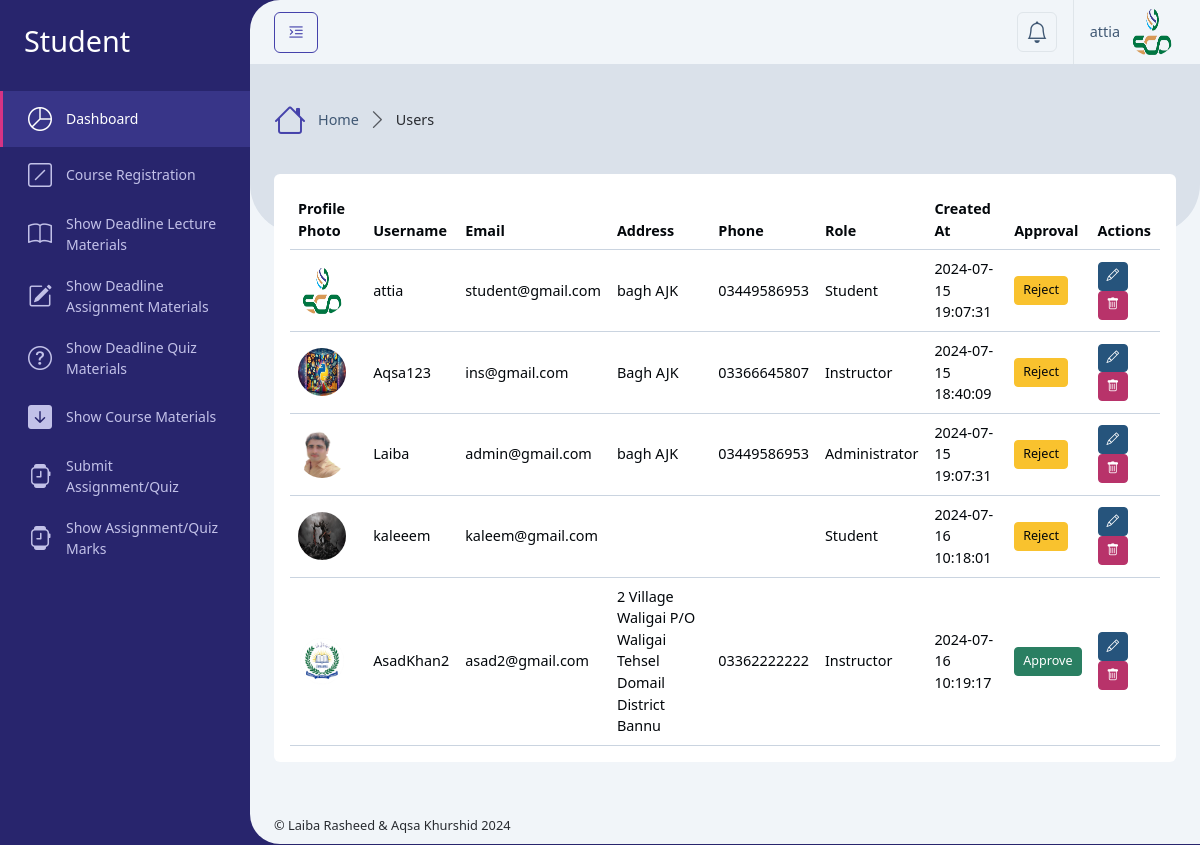
/Administrator/user.php (signed in), run on the app's committed database.
### tables this page shows
CREATE TABLE `users` (
  `id` int(11) NOT NULL,
  `username` varchar(50) NOT NULL,
  `email` varchar(100) NOT NULL,
  `address` varchar(255) DEFAULT NULL,
  `phone` varchar(20) DEFAULT NULL,
  `department` varchar(255) DEFAULT NULL,
  `student_semester` varchar(100) DEFAULT NULL,
  `instructor_education` varchar(255) DEFAULT NULL,
  `profile_photo` varchar(256) DEFAULT NULL,
  `password` varchar(255) NOT NULL,
  `role_id` int(11) NOT NULL,
  `isActive` tinyint(2) DEFAULT 0,
  `created_at` timestamp NOT NULL DEFAULT current_timestamp()
);

CREATE TABLE `roles` (
  `id` int(11) NOT NULL,
  `name` varchar(50) NOT NULL
);

### Administrator/user.php (called while the page is built, shortened)
<?php
    require '../Database/config.php';
    $user = getUserData($_SESSION['user_id']);
    $sql = "SELECT users.id, users.username, users.email, users.address, users.phone, users.profile_photo, users.password, users.role_id, users.isActive, users.created_at, roles.name as role_name
    FROM users
    JOIN roles ON users.role_id = roles.id";
    $result = $conn->query($sql);
    include '../setting/_Layout.php';
?>

### Database/config.php (called while the page is built, shortened)
<?php
    $servername = "localhost";
    $username = "root";
    $password = "";
    $dbname = "course_ms";
    $conn = new mysqli($servername, $username, $password, $dbname);
    function getUserData($user_id) {
        global $conn;
        $stmt = $conn->prepare("SELECT * FROM users WHERE id = ?");
        $stmt->bind_param("i", $user_id);
        $stmt->execute();
        $result = $stmt->get_result();
        return $result->fetch_assoc();
    }
?>

### Administrator/user_content.php (the view, shortened to what this page needs)
<div class="row">
    <div class="col-xxl-12">
        <div class="card mb-4">
            <div class="card-body">
                <div class="table-responsive">
                    <table class="table align-middle table-hover m-0">
                        <thead>
                            <tr>
                                <th scope="col">Profile Photo</th>
                                <th scope="col">Username</th>
                                <th scope="col">Email</th>
                                <th scope="col">Address</th>
                                <th scope="col">Phone</th>
                                <th scope="col">Role</th>
                                <th scope="col">Created At</th>
                                <th scope="col">Approval</th>
                                <th scope="col">Actions</th>
                            </tr>
                        </thead>
                        <tbody>
                            <?php
                            if ($result->num_rows > 0) {
                                while ($row = $result->fetch_assoc()) {
                                    ?>
                                    <tr>
                                        <th scope="row">
                                            <img class="rounded-circle img-3x me-2" src="../assets/uploads/<?php echo htmlspecialchars($row['profile_photo']); ?>" alt="Profile Photo" />
                                        </th>
                                        <td><?php echo htmlspecialchars($row['username']); ?></td>
                                        <td><?php echo htmlspecialchars($row['email']); ?></td>
                                        <td><?php echo htmlspecialchars($row['address']); ?></td>
                                        <td><?php echo htmlspecialchars($row['phone']); ?></td>
                                        <td><?php echo htmlspecialchars($row['role_name']); ?></td>
                                        <td><?php echo htmlspecialchars($row['created_at']); ?></td>
                                        <td>
                                            <?php if ($row['isActive'] == 0) { ?>
                                                <button class="btn btn-success btn-sm" data-bs-toggle="modal" data-bs-target="#approveUserModal" onclick="setApproveModalData(<?php echo $row['id']; ?>)">Approve</button>
                                            <?php } else { ?>
                                                <button class="btn btn-warning btn-sm" data-bs-toggle="modal" data-bs-target="#rejectUserModal" onclick="setRejectModalData(<?php echo $row['id']; ?>)">Reject</button>
                                            <?php } ?>
                                        </td>
                                        <td>
                                            <button class="btn btn-info btn-sm" data-bs-toggle="modal" data-bs-target="#editUserModal" onclick="setEditModalData(<?php echo htmlspecialchars(json_encode($row)); ?>)"><i class="bi bi-pencil"></i></button>
                                            <button class="btn btn-danger btn-sm" data-bs-toggle="modal" data-bs-target="#deleteUserModal" onclick="setDeleteModalData(<?php echo $row['id']; ?>)"><i class="bi bi-trash"></i></button>
                                        </td>
                                    </tr>
                                    <?php
                                }
                            } else {
                                ?>
                                <tr>
                                    <td colspan="9">No users found.</td>
                                </tr>
                                <?php
                            }
                            ?>
                        </tbody>
                    </table>
                </div>
            </div>
        </div>
    </div>
</div>

### setting/_Header.php (shortened to what this page needs)
<div class="app-header d-flex align-items-center">
    <div class="d-flex">
        <button class="btn btn-outline-primary me-2 pin-sidebar" id="pin-sidebar">
            <i class="bi bi-text-indent-left fs-5"></i>
        </button>
    </div>
    <div class="header-actions">
        <div class="dropdown ms-2">
            <a class="dropdown-toggle d-flex p-2 border rounded-2" href="#!" role="button" data-bs-toggle="dropdown"
                aria-expanded="false">
                <i class="bi bi-bell fs-4 lh-1"></i>
            </a>
        </div>
        <div class="dropdown ms-3">
            <a id="userSettings" class="dropdown-toggle d-flex py-2 align-items-center ps-3 border-start" href="#!"
                role="button" data-bs-toggle="dropdown" aria-expanded="false">
                <span class="d-none d-md-block me-2"><?php echo htmlspecialchars($user['username']); ?></span>
                <img src="../assets/uploads/<?php echo htmlspecialchars($user['profile_photo']); ?>" class="rounded-circle img-3x" alt="Bootstrap Gallery" />
            </a>
        </div>
    </div>
</div>

### data on the page
users: username "attia", profile_photo (picture), email "student@gmail.com", address "bagh AJK", phone "03449586953", role.name "Student", created_at "2024-07-15 19:07:31"
users: profile_photo (picture), username "Aqsa123", email "ins@gmail.com", address "Bagh AJK", phone "03366645807", role.name "Instructor", created_at "2024-07-15 18:40:09"
users: profile_photo (picture), username "Laiba", email "admin@gmail.com", address "bagh AJK", phone "03449586953", role.name "Administrator", created_at "2024-07-15 19:07:31"
users: profile_photo (picture), username "kaleeem", email "kaleem@gmail.com", role.name "Student", created_at "2024-07-16 10:18:01"
users: profile_photo (picture), username "AsadKhan2", email "asad2@gmail.com", address "2 Village Waligai P/O Waligai Tehsel Domail District Bannu", phone "03362222222", role.name "Instructor", created_at "2024-07-16 10:19:17"

### other printed values
$roleTitle "Student"
$title "Users"
